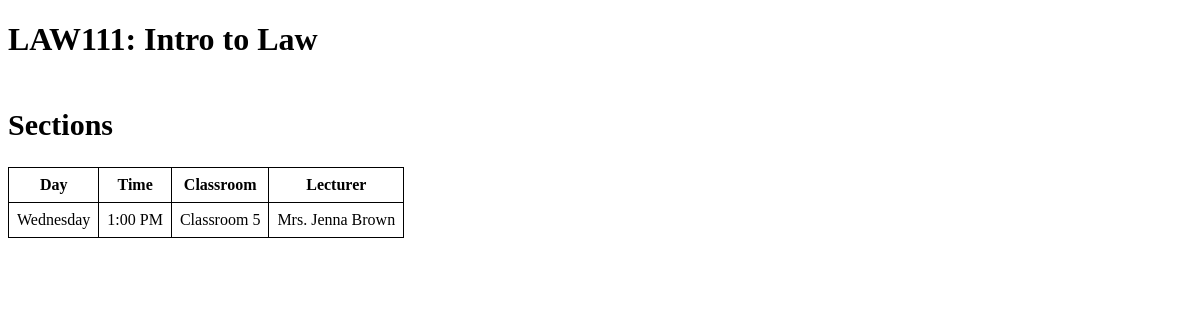
Screenshot of /viewSingleCourse.php?id=LAW111 with the database file from the repository.
### tables this page shows
create table Course_Schedule
(
	courseScheduleSection int not null,  
	courseScheduleCode varchar(10) not null,  
    courseScheduleSemester int not null,
    courseScheduleYear int not null,
    courseScheduleDay int not null,  
    courseScheduleTime int not null,
    courseScheduleLocation varchar(20) not null,
    courseScheduleLecturerID int not null,  
    primary key(courseScheduleSection,courseScheduleCode,courseScheduleLecturerID),
    foreign key (courseScheduleCode) references Courses(coursecode),
    foreign key (courseScheduleLecturerID) references Lecturers(lecturerID)
);

create table Lecturers
(
	lecturerID int not null,
	title varchar(10) not null,
    fname varchar(20) not null,
    lname varchar(20) not null,    
	department varchar(20) not null,
    position varchar(20),    
    primary key (lecturerID)   
);

### viewSingleCourse.php (the view, shortened to what this page needs)
<?php
	include "connect.php";
?>
<!DOCTYPE html>
<html>
    <head>
    </head>
    <body>
    <?php
        function DOTW($data)
        {
            if($data == 3){return "Wednesday";}
        }
        function TOD($data)
        {
            if($data > 12){return strval($data - 12) . ":00 PM";}
            else if ($data == 12){return strval($data) . ":00 PM";}
            else{return strval($data) . ":00 AM";}
        }
        $viewquery="select * from Courses, Course_Schedule, Lecturers
        where Course_Schedule.courseScheduleCode = Courses.coursecode
        and Lecturers.lecturerID = Course_Schedule.courseScheduleLecturerID
        and courseScheduleCode = '$_GET[id]'";
        $result=mysqli_query($connection,$viewquery)or die('Error query not working');
        if($result->num_rows>0)
        {
    ?>
            <h1><?php echo  $_SESSION['coursecode'].": ".$_SESSION['coursetitle']; ?></h1>
            <h2>Sections</h2>
    <?php
            echo"<table id='table1'>";
            echo"<tr><th>Day</th><th>Time</th><th>Classroom</th><th>Lecturer</th></tr>";
            while($row=$result->fetch_assoc())
            {
                $dotw = DOTW($row['courseScheduleDay']);
                $tod = TOD($row['courseScheduleTime']);
                echo"<tr><td>$dotw</td><td>$tod</td><td>$row[courseScheduleLocation]</td><td>$row[title] $row[fname] $row[lname]</td></tr>";
            }
            echo"</table>";
        }
    ?>
    </body>
</html>

### viewSingleCourse.php (style rules this page uses)
#table1, th, td { border: 1px solid black; border-collapse: collapse; padding: 0.5rem; }
h2 { font-size: 30px; padding-top: 25px; }

### rows the page displays
course_schedule: courseScheduleDay "Wednesday", courseScheduleTime "1:00 PM", courseScheduleLocation "Classroom 5", courseScheduleLecturerID.title "Mrs.", courseScheduleLecturerID.fname "Jenna", courseScheduleLecturerID.lname "Brown"

### other values shown
$_SESSION['coursecode'] "LAW111"
$_SESSION['coursetitle'] "Intro to Law"
